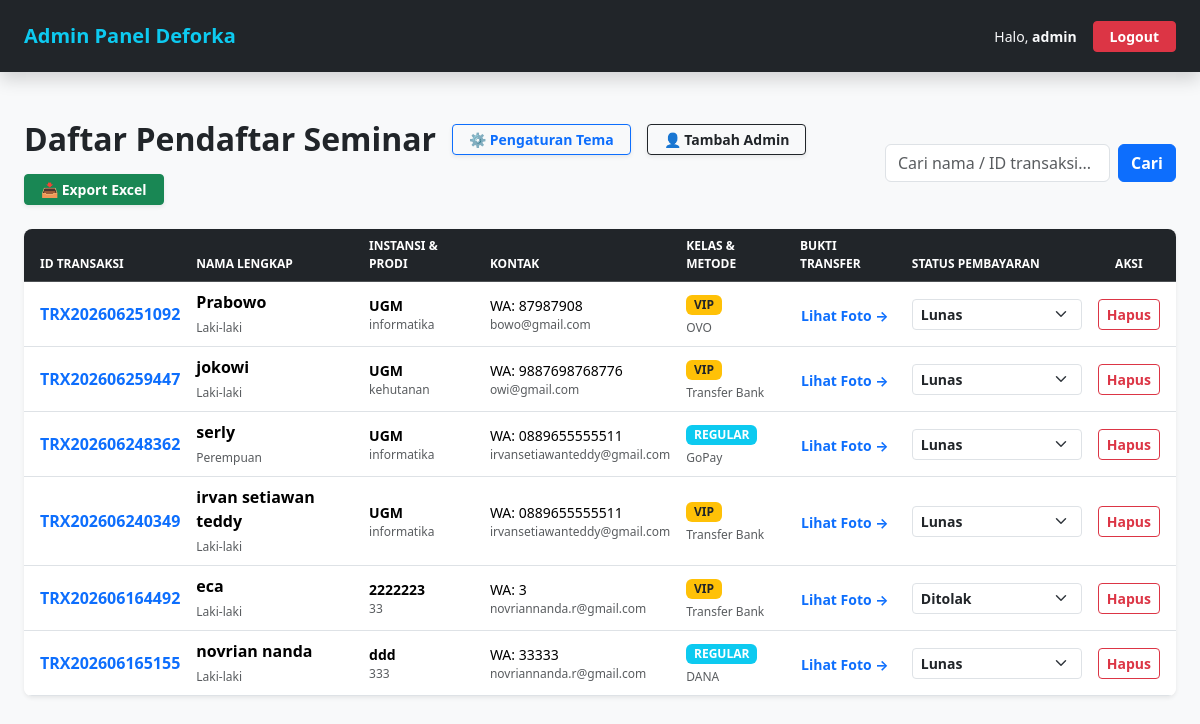
The app's page /seminar/admin/dashboard.php (signed in) with its own data.
### tables this page shows
CREATE TABLE `peserta` (
  `id` int(11) NOT NULL,
  `id_transaksi` varchar(20) NOT NULL,
  `nama` varchar(100) NOT NULL,
  `nim` varchar(50) NOT NULL,
  `universitas` varchar(100) NOT NULL,
  `prodi` varchar(100) NOT NULL,
  `jenis_kelamin` enum('Laki-laki','Perempuan') NOT NULL,
  `whatsapp` varchar(20) NOT NULL,
  `email` varchar(100) NOT NULL,
  `alamat` text NOT NULL,
  `jenis_peserta` enum('mahasiswa','umum') NOT NULL,
  `kelas_seminar` enum('regular','vip') NOT NULL,
  `metode_pembayaran` enum('Transfer Bank','DANA','OVO','GoPay') NOT NULL,
  `bukti_transfer` varchar(255) NOT NULL,
  `status_pembayaran` enum('Menunggu Verifikasi','Lunas','Ditolak') DEFAULT 'Menunggu Verifikasi',
  `tanggal_daftar` timestamp NOT NULL DEFAULT current_timestamp()
);

### seminar/admin/dashboard.php (the view, shortened to what this page needs)
<?php
require_once '../koneksi.php';
$keyword = "";
if ($keyword!= "") {
    $sql = "SELECT * FROM peserta WHERE nama LIKE? OR id_transaksi LIKE? ORDER BY id DESC";
    $stmt = $koneksi->prepare($sql);
    $search_param = "%". $keyword. "%";
    $stmt->bind_param("ss", $search_param, $search_param);
    $stmt->execute();
    $result = $stmt->get_result();
} else {
    $sql = "SELECT * FROM peserta ORDER BY id DESC";
    $result = $koneksi->query($sql);
}
?>
<!DOCTYPE html>
<html lang="id">
<head>
    <link href="https://cdn.jsdelivr.net/npm/bootstrap@5.3.3/dist/css/bootstrap.min.css" rel="stylesheet">
    <link rel="stylesheet" href="../assets/css/style.css">
</head>
<body class="bg-light">
    <nav class="navbar navbar-dark bg-dark shadow sticky-top py-3">
        <div class="container-fluid px-4">
            <span class="navbar-brand fw-bold text-info fs-5">Admin Panel Deforka</span>
            <div class="d-flex align-items-center gap-3">
                <span class="text-light small">Halo, <strong><?php echo $_SESSION['admin_user'];?></strong></span>
                <a href="logout.php" class="btn btn-danger btn-sm fw-bold px-3">Logout</a>
            </div>
        </div>
    </nav>
    <div class="container-fluid px-4 my-5">
        <div class="d-flex flex-md-row flex-column justify-content-between align-items-md-center gap-3 mb-4">
            <div class="d-flex align-items-center gap-3 flex-wrap">
                <h2 class="fw-bold text-dark mb-0">Daftar Pendaftar Seminar</h2>
                <a href="pengaturan.php" class="btn btn-outline-primary fw-bold btn-sm px-3 shadow-sm">⚙️ Pengaturan Tema</a>
                <a href="register.php" class="btn btn-outline-dark fw-bold btn-sm px-3 shadow-sm">👤 Tambah Admin</a>
                <button id="btnExportExcel" class="btn btn-success fw-bold btn-sm px-3 shadow-sm">📥 Export Excel</button>
            </div>
            <form action="dashboard.php" method="GET" class="d-flex gap-2">
                <input type="text" name="search" class="form-control" placeholder="Cari nama / ID transaksi..." value="<?php echo $keyword;?>" style="max-width: 260px;">
                <button type="submit" class="btn btn-primary fw-bold">Cari</button>
            </form>
        </div>
        <div class="card border-0 shadow-sm rounded-3 overflow-hidden">
            <div class="table-responsive">
                <table id="tabelPeserta" class="table table-hover align-middle mb-0">
                    <thead class="table-dark text-uppercase font-xs">
                        <tr>
                            <th class="ps-3">ID Transaksi</th>
                            <th>Nama Lengkap</th>
                            <th>Instansi & Prodi</th>
                            <th>Kontak</th>
                            <th>Kelas & Metode</th>
                            <th>Bukti Transfer</th>
                            <th>Status Pembayaran</th>
                            <th class="text-center pe-3">Aksi</th>
                        </tr>
                    </thead>
                    <tbody>
                        <?php if ($result->num_rows > 0):?>
                            <?php while($row = $result->fetch_assoc()):?>
                                <tr>
                                    <td class="ps-3 fw-bold text-primary"><?php echo $row['id_transaksi'];?></td>
                                    <td>
                                        <div class="fw-bold"><?php echo $row['nama'];?></div>
                                        <small class="text-muted font-xs"><?php echo $row['jenis_kelamin'];?></small>
                                    </td>
                                    <td>
                                        <div class="small fw-semibold"><?php echo $row['universitas'];?></div>
                                        <div class="text-muted font-xs"><?php echo $row['prodi'];?></div>
                                    </td>
                                    <td>
                                        <div class="small">WA: <?php echo $row['whatsapp'];?></div>
                                        <div class="text-muted font-xs"><?php echo $row['email'];?></div>
                                    </td>
                                    <td>
                                        <?php $badgeColor = ($row['kelas_seminar'] === 'vip')? 'bg-warning text-dark' : 'bg-info text-white';?>
                                        <span class="badge <?php echo $badgeColor;?> font-xs text-uppercase"><?php echo $row['kelas_seminar'];?></span>
                                        <div class="text-muted font-xs mt-1"><?php echo $row['metode_pembayaran'];?></div>
                                    </td>
                                    <td>
                                        <a href="../uploads/<?php echo $row['bukti_transfer'];?>" target="_blank" class="btn btn-link btn-sm p-0 text-decoration-none fw-bold">Lihat Foto &rarr;</a>
                                    </td>
                                    <td>
                                        <form action="edit_status.php" method="POST" class="m-0">
                                            <select name="status_pembayaran" onchange="this.form.submit()" class="form-select form-select-sm fw-semibold" style="width: 170px;">
                                                <option value="Lunas" <?php if($row['status_pembayaran'] === 'Lunas') echo 'selected';?>>Lunas</option>
                                                <option value="Ditolak" <?php if($row['status_pembayaran'] === 'Ditolak') echo 'selected';?>>Ditolak</option>
                                            </select>
                                        </form>
                                    </td>
                                    <td class="text-center pe-3">
                                        <a href="hapus.php?id=<?php echo $row['id_transaksi'];?>" onclick="return confirm('Hapus permanen data peserta ini?')" class="btn btn-outline-danger btn-sm fw-bold">Hapus</a>
                                    </td>
                                </tr>
                            <?php endwhile;?>
                        <?php else:?>
                            <tr>
                                <td colspan="8" class="text-center py-4 text-muted">Data pendaftar tidak ditemukan.</td>
                            </tr>
                        <?php endif;?>
                    </tbody>
                </table>
            </div>
        </div>
    </div>
</body>
</html>

### seminar/admin/assets/css/style.css (style rules this page uses)
.font-xs { font-size: 0.75rem !important; }
.card { transition: transform 0.3s ease, box-shadow 0.3s ease; }

### records on screen
peserta: id_transaksi "TRX202606251092", nama "Prabowo", jenis_kelamin "Laki-laki", universitas "UGM", prodi "informatika", whatsapp "87987908", email "bowo@gmail.com", kelas_seminar "VIP", metode_pembayaran "OVO", status_pembayaran "Lunas"
peserta: id_transaksi "TRX202606259447", nama "jokowi", jenis_kelamin "Laki-laki", universitas "UGM", prodi "kehutanan", whatsapp "9887698768776", email "owi@gmail.com", kelas_seminar "VIP", metode_pembayaran "Transfer Bank", status_pembayaran "Lunas"
peserta: id_transaksi "TRX202606248362", nama "serly", jenis_kelamin "Perempuan", universitas "UGM", prodi "informatika", whatsapp "0889655555511", email "irvansetiawanteddy@gmail.com", kelas_seminar "REGULAR", metode_pembayaran "GoPay", status_pembayaran "Lunas"
peserta: id_transaksi "TRX202606240349", nama "irvan setiawan teddy", jenis_kelamin "Laki-laki", universitas "UGM", prodi "informatika", whatsapp "0889655555511", email "irvansetiawanteddy@gmail.com", kelas_seminar "VIP", metode_pembayaran "Transfer Bank", status_pembayaran "Lunas"
peserta: id_transaksi "TRX202606164492", nama "eca", jenis_kelamin "Laki-laki", universitas "2222223", prodi "33", whatsapp "3", email "novriannanda.r@gmail.com", kelas_seminar "VIP", metode_pembayaran "Transfer Bank", status_pembayaran "Ditolak"
peserta: id_transaksi "TRX202606165155", nama "novrian nanda", jenis_kelamin "Laki-laki", universitas "ddd", prodi "333", whatsapp "33333", email "novriannanda.r@gmail.com", kelas_seminar "REGULAR", metode_pembayaran "DANA", status_pembayaran "Lunas"

### other values on screen
$_SESSION['admin_user'] "admin"
